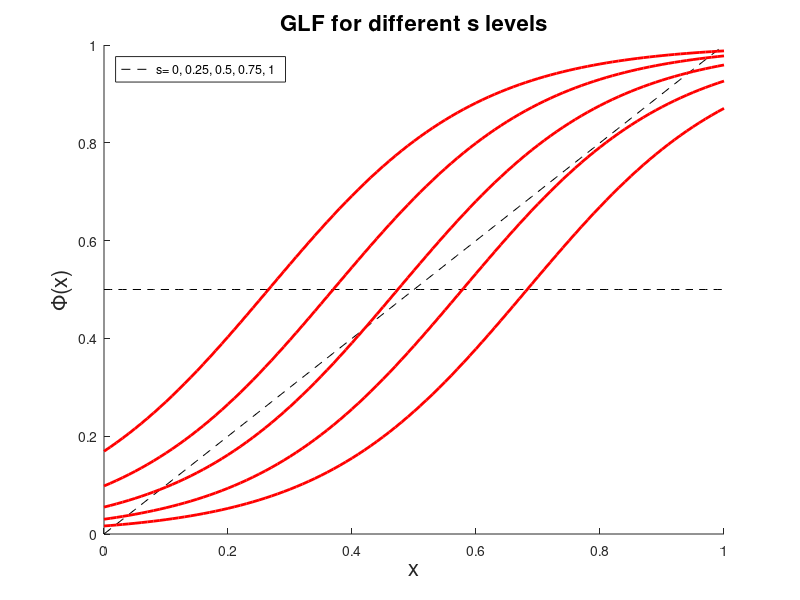
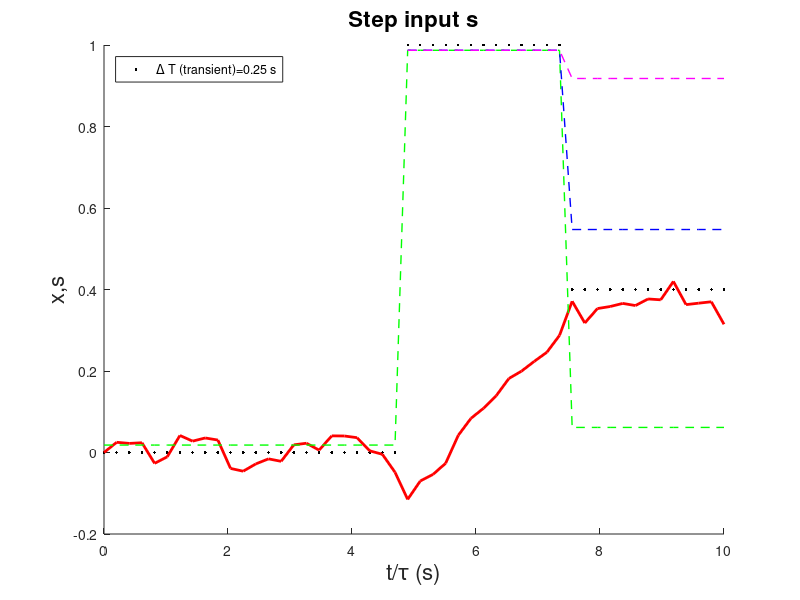
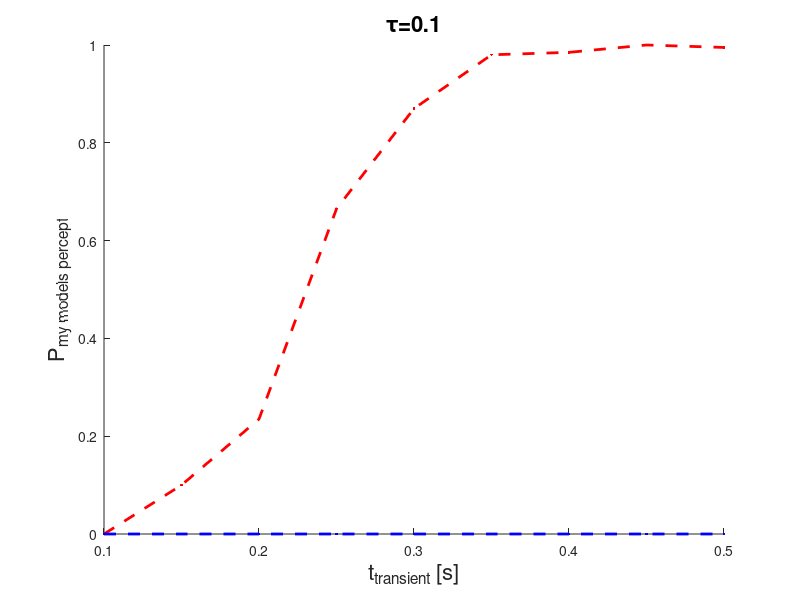

Recreate these plots in MATLAB, in order.
function WC_my_exp
clear all;
close all;


%%%%%%% plot GLF for different s values

x=0:0.01:1;
s=linspace(0,1,5);

figure(1);
hold on
plot(x, 0.5*ones(size(x)), 'k--');
plot(x,x,'k--');

params.NU=1;
params.ALPHA0=4.0952;
params.ALPHA1=1.5918;
params.BETA=6;
params.SIGMA=0.2;
params.DT=0.02;
params.TAU=0.1;
params.STEP = params.DT/params.TAU;
params.SIGMA_P=params.SIGMA * sqrt (params.TAU);


for i=1:numel(s)
    plot(x,GLF_s(x,s(i),params),'r','LineWidth',2);
end

hold off
xlabel('x','FontSize',16);
ylabel('\Phi(x)','FontSize',16);
legend('s= 0, 0.25, 0.5, 0.75, 1 ', 'Location','NorthWest' );
title('GLF for different s levels','FontSize',16);

%%%%%%% plot activity x of a transient input s


T_end=1; % seconds
n_step=T_end/params.DT;

T2=0.25;    % transient = DELTA-T
T3=0.25;    % T2=T_end * .8
            % T1=T_end-(T3+T2);

step_tot=round(n_step);
step2=round(T2/params.DT);
step3=round(T3/params.DT);
step1=step_tot-(step2+step3);

% coherence levels for s

c1=0;  % initial coherence value of s
c2=1;  % transient coherence value of s
c3=.4; % intermediate coherence value of s

s_exp=[c1*ones(1,step1), c2*ones(1,step2), c3*ones(1,step3)];

t_TAU=linspace(0,T_end,n_step)/params.TAU;

x0=0;
xt=WilCow(s_exp,x0,params);

[yss_h, yss_m, yss_l]=WC_ss(s_exp, params);

figure(2);
hold on
plot(t_TAU,s_exp,'.k','LineWidth',2);
plot(t_TAU,xt,'r','LineWidth',2);
plot(t_TAU,yss_l,'--g','LineWidth',1);
plot(t_TAU,yss_m,'--b','LineWidth',1);
plot(t_TAU,yss_h,'--m','LineWidth',1);

% axis([0 10 0 1]);
hold off
xlabel('t/\tau (s)', 'FontSize', 16);
ylabel('x,s', 'FontSize', 16);
legend('\Delta T (transient)=0.25 s ', 'Location','NorthWest' );
title('Activity x by WC model with transient s,  \tau=0.3 ','FontSize',16);
title('Step input s','FontSize',16);


%%%%%% plot T2 vs activity probability

% 1. define different transient values (=T2)
% 2. each T2 corresponds to one "s"
% 3. for each s, find x by WilCow by 200 repeats
% 4. for each s, find P_yes and P_no

T_end=1;
T3=0.25;
T2=linspace(.1,.5,9);       % 9 different transient values

P_YES1=zeros(size(T2));
P_YES2=zeros(size(T2));

N_repeat=200;

x0=0;
for i=1:numel(T2)
   
    % coherence levels of transient s
    
    c1=0;
    c2=1;
    c3=0.4;
    
    tot_step=round(T_end/params.DT);
    step2=round(T2(i)/params.DT);
    step3=round(T3/params.DT);
    step1=tot_step - (step2 + step3);
    
    s_new=[c1*ones(1,step1) c2*ones(1,step2) c3*ones(1,step3)];
    s_noT2=[c1*ones(1,step1+step2) c3*ones(1,step3)];
    
    % t_TAU=DT*(1:tot_step)/params.TAU;
    
    N_YES1=0;
    N_YES2=0;
    
     
    for j=1:N_repeat
    
        x_new=WilCow(s_new,x0,params);
        x_noT2=WilCow(s_noT2,x0,params);
        
        if x_new(end) > 0.5
            N_YES1=N_YES1+1;
        end
        
        if x_noT2(end) > 0.5
            N_YES2 = N_YES2 + 1;
        end
        
    end
    
    P_YES1(i)= N_YES1 / N_repeat;
    P_YES2(i)= N_YES2 / N_repeat;
    
    
end
hold off

figure(3)

hold on;
plot(T2,P_YES1, 'r.','LineWidth',2);
plot(T2,P_YES1, 'r--','LineWidth',2);
plot(T2,P_YES2, 'b.','LineWidth',2);
plot(T2,P_YES2, 'b--','LineWidth',2);
hold off
axis([T2(1) T2(end) 0 1]);
xlabel('t_{transient} [s]', 'FontSize', 16);
ylabel('P_{my models percept}', 'Fontsize', 16);
title(['\tau=' num2str(params.TAU)], 'Fontsize', 16);


% printflag=1;
% if printflag 
%     print 'WC_my_exp_03' -depsc2;
% end


return;


% calculate GLF for different s scalar values
% for GLF_s:  x is vector, s is scalar!!!!!!
function y=GLF_s(x,s,params)

% parameters for GLF function

% let us make alpha depended on input s 

alpha=params.ALPHA0 + (params.ALPHA1-params.ALPHA0)*s;

% now express GLF 

y=(1 + exp(-params.BETA*x + alpha)).^(-1/params.NU);

return;

% Wilson Cowan model for a given stimulus and initial point
function u=WilCow(st,u0,params)

u=zeros(1,numel(st));
u(1)=u0;
nt= params.SIGMA_P * sqrt(params.STEP) * normrnd(0,1,size(st));

% Numerical Integration 
for i=2:numel(st)
    du=params.STEP * (-u(i-1) + GLF_s(u(i-1), st(i-1), params )) + nt(i-1);
    u(i) = u(i-1) + du;
end

return

% find where GLF x=GLF_s(x) --- steady state points
function yzero=GLF_ss(xss,s, params)

yzero=GLF_s(xss,s,params)-xss;

return;

function [yss_hi, yss_mid, yss_lo]=WC_ss(s, params)
 
yss_hi=nan(size(s));
yss_mid=nan(size(s));
yss_lo=nan(size(s));

for i=1:numel(s)
    
    xss=fsolve(@(x) GLF_ss( x,s(i),params ), [0.01 0.5 0.99], optimset('Display','off') );
    yss=GLF_s(xss, s(i), params);
    
    if abs(yss(1) - xss(1)) < 0.01
        yss_lo(i)=yss(1);
    end
    
    if abs(yss(2) - xss(2)) < 0.01
        yss_mid(i)=yss(2);
    end
    
    if abs(yss(3) - xss(3)) < 0.01
        yss_hi(i)=yss(3);
    end

end

return;





